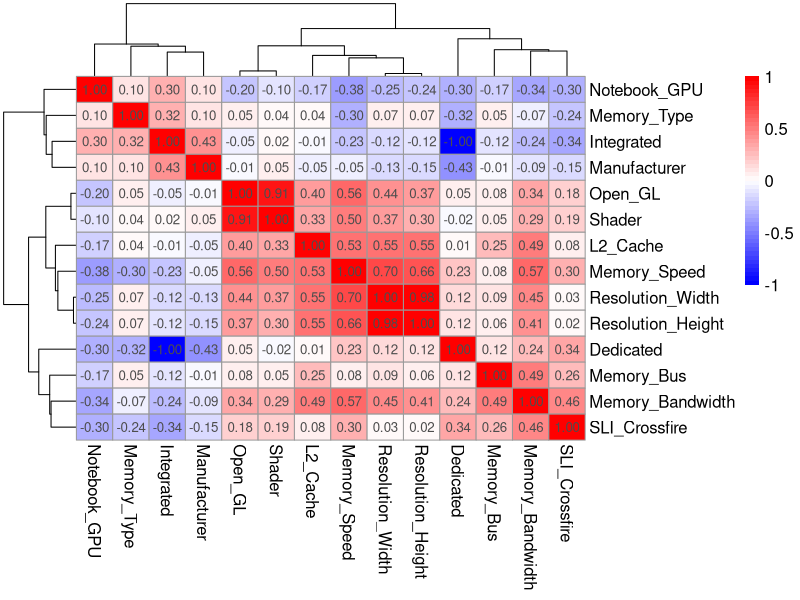
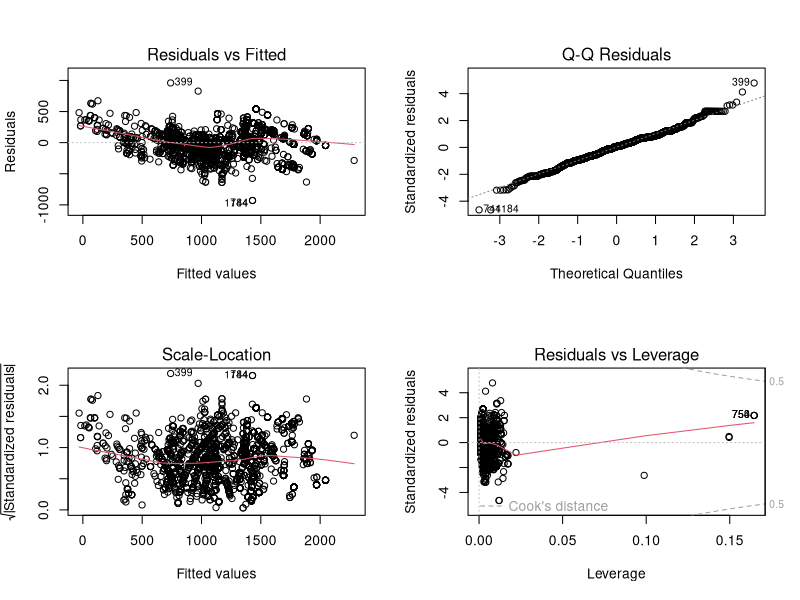

These figures' R source, in order: (Note: this script raises an error after producing the figures.)
# Goi cac thu vien can thiet
library(dplyr)
library(tidyr)
library(caret) #Chia du lieu
library(Metrics) #Tinh toan do chinh xac mo hinh
library(pheatmap)#Ve heatmap

# Doc du lieu da duoc tien xu ly
data <- read.csv("New_GPU_Data.csv")

# Liet ke tat ca ca dac trung
colnames(data)

# Lua chon cac dac trung cho mo hinh hoi quy tuyen tinh
data_variables<-data[,c("Dedicated", "Integrated", "Manufacturer" ,"L2_Cache", "Memory_Bandwidth", "Memory_Bus",  "Open_GL", "Shader", "Memory_Type", "Notebook_GPU", "SLI_Crossfire", "Resolution_WxH",  "Memory_Speed")]

#In ra man hinh du lieu da duoc chon loc
head(data_variables)

# Chia tach cot Resolution_Width
data_variables<- data_variables %>% separate(Resolution_WxH, c('Resolution_Width', 'Resolution_Height'), sep = "x")

data_variables$Resolution_Width <- as.numeric(data_variables$Resolution_Width)

data_variables$Resolution_Height <- as.numeric(data_variables$Resolution_Height)

# Label encode cho bien Dedicated
unique(data_variables$Dedicated)
data_variables$Dedicated = factor(data_variables$Dedicated, levels = c("Yes", "No"),
                                  label = c(1, 0))
data_variables$Dedicated <- as.numeric(as.character(data_variables$Dedicated))

# Label encode cho bien Manufacturer
unique(data_variables$Manufacturer)
data_variables$Manufacturer = factor(data_variables$Manufacturer, level = c("Nvidia", "AMD", "Intel", "ATI"),
                                     label = c(0, 1, 2, 3))
data_variables$Manufacturer <- as.numeric(as.character(data_variables$Manufacturer))

# Label encode cho bien Integrated
unique(data_variables$Integrated)
data_variables$Integrated = factor(data_variables$Integrated, levels = c("Yes", "No"),
                                  label = c(1, 0))
data_variables$Integrated <- as.numeric(as.character(data_variables$Integrated))

#Label encode cho bien Notebook_GPU
unique(data_variables$Notebook_GPU)
data_variables$Notebook_GPU = factor(data_variables$Notebook_GPU, levels = c("Yes", "No"),
                                  label = c(1, 0))
data_variables$Notebook_GPU <- as.numeric(as.character(data_variables$Notebook_GPU))

#Label encode cho bien SLI_Crossfire
unique(data_variables$SLI_Crossfire)
data_variables$SLI_Crossfire = factor(data_variables$SLI_Crossfire, levels = c("Yes", "No"),
                                      label = c(1, 0))
data_variables$SLI_Crossfire <- as.numeric(as.character(data_variables$SLI_Crossfire))

#Label encode cho bien Memory_Type
unique(data_variables$Memory_Type)
data_variables$Memory_Type = factor(data_variables$Memory_Type, levels = c("GDDR3",  "GDDR4",  "GDDR5",  "DDR",    "DDR3",   "DDR4",   "GDDR5X", "HBM-2",  "DDR2", "eDRAM",  "HBM-1",  "GDDR2" ),
                                    label = c(0, 1, 2, 3, 4, 5, 6, 7, 8, 9, 10, 11))
data_variables$Memory_Type <- as.numeric(as.character(data_variables$Memory_Type))

# In du lieu da duoc xu ly
head(data_variables)

# Ma tran tuong quan
cor_matrix <- cor(data_variables)
# Ve bieu do nhiet
pheatmap(cor_matrix, 
         display_numbers = TRUE,
         color = colorRampPalette(c("blue", "white", "red"))(50),
         fontsize = 12)

# Phan chia du lieu thanh tap huan luyen va tap kiem thu
splitIndex <- createDataPartition(data_variables$Memory_Speed, p = 0.8, list = FALSE)
train_data <- data_variables[splitIndex, ]
test_data <- data_variables[-splitIndex, ]

head(train_data)

# Xay dung model1
model1 <- lm(Memory_Speed~Dedicated + Integrated + Manufacturer + L2_Cache +
             Memory_Bandwidth + Memory_Bus + Open_GL + Shader + Memory_Type + 
             Notebook_GPU + SLI_Crossfire + Resolution_Width + Resolution_Height, train_data)
# Tom tat model1
summary(model1)

#Xay dung model2
model2 <- lm(Memory_Speed~ Manufacturer + L2_Cache + Memory_Bandwidth + 
             Memory_Bus + Open_GL + Memory_Type + Notebook_GPU + SLI_Crossfire + 
             Resolution_Width, train_data)
# Tom tat model2
summary(model2)

# Kiem tra phan du
par(mfrow = c(2, 2))  # Chia bố cục đồ thị thành 2x2
plot(model2)
par(mfrow = c(1, 1))

# Kiem tra da cong tuyen
library(car)
vif(model2)

# Kiem tra phan phoi phan du
hist(residuals(model), breaks = 50, main = "Histogram of Residuals",
     xlab = "Residuals", col = "steelblue")

#Thuc hien du doan
test_data$Memory_Speed_Prediction <- predict(model2, test_data)

actual <- test_data$Memory_Speed

predicted <- test_data$Memory_Speed_Prediction

# Ve bieu do so sanh gia tri du doan voi thuc te
par(mfrow = c(1, 1)) 
plot(actual, type = "l", col = "blue", lwd = 2, 
    xlab = "Index", ylab = "Giá trị", 
     main = "Dự đoán vs Thực tế", ylim = range(c(actual, predicted)))
lines(predicted, col = "red", lwd = 2)
legend("topright", legend = c("Thực tế", "Dự đoán"), 
       col = c("blue", "red"), lty = 1, lwd = 2)

# Tinh rmse danh gia mo hinh
print(rmse(actual, predicted))
